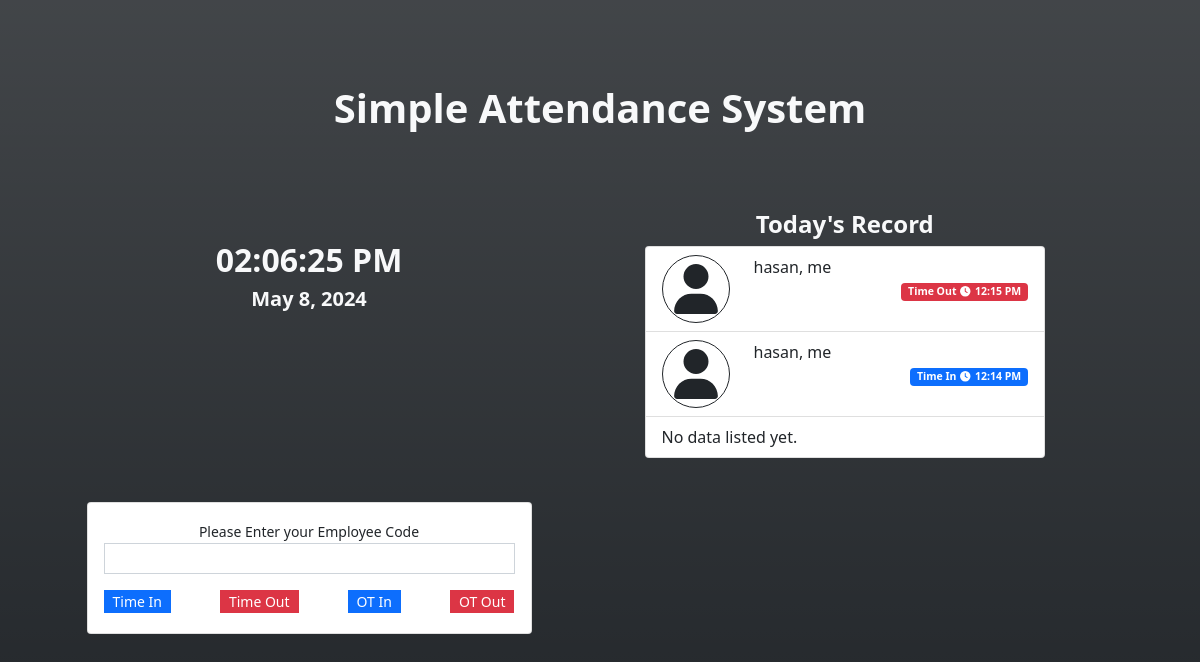
The app's page /attendance.php (signed in), older data.
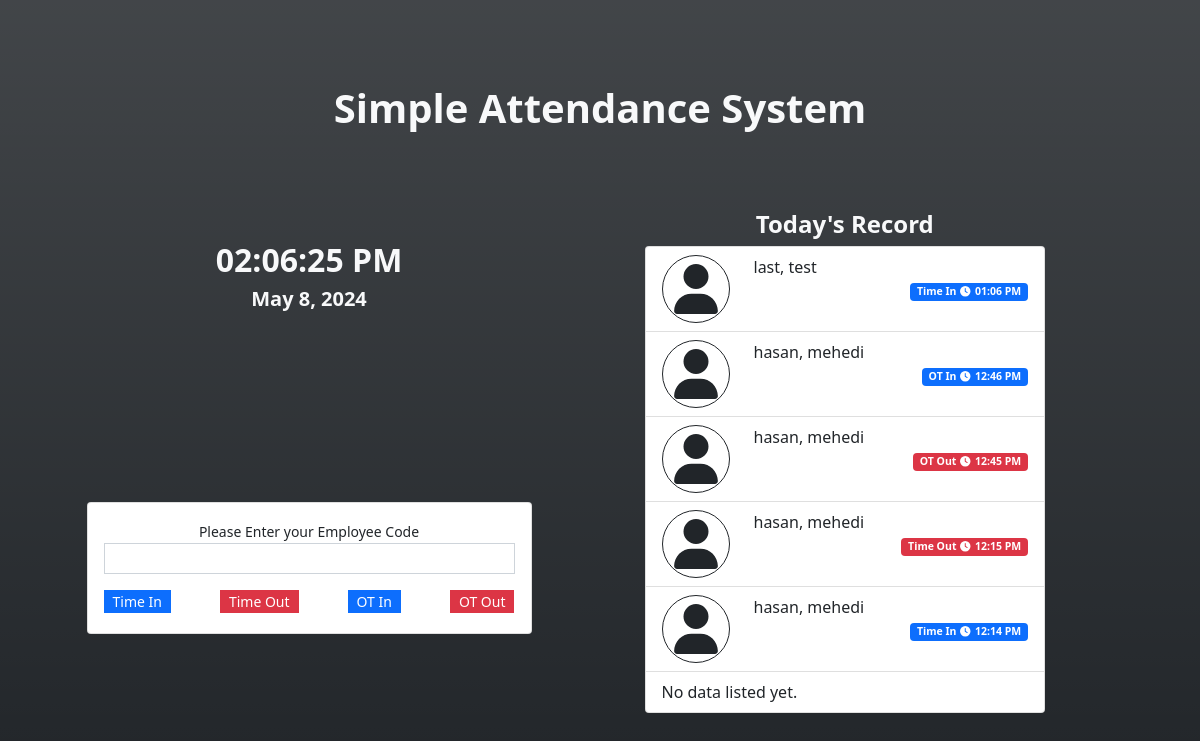
The same page, newer data.
### tables this page shows
CREATE TABLE att_type_list (
            `att_type_id` INTEGER NOT NULL PRIMARY KEY AUTOINCREMENT,
            `name` TEXT NOT NULL,
            `status` INTEGER NOT NULL DEFAULT 1,
            `date_created` TIMESTAMP DEFAULT CURRENT_TIMESTAMP
        );

CREATE TABLE attendance_list (
            `attendance_id` INTEGER NOT NULL PRIMARY KEY AUTOINCREMENT,
            `employee_id` TEXT NOT NULL,
            `att_type_id` TEXT NOT NULL,
            `date_created` TIMESTAMP DEFAULT CURRENT_TIMESTAMP,
            `date_updated` TIMESTAMP NULL,
            FOREIGN KEY(`employee_id`) REFERENCES `employee_list`(`employee_id`) ON DELETE CASCADE,
            FOREIGN KEY(`att_type_id`) REFERENCES `att_type_list`(`att_type_id`) ON DELETE CASCADE
        );

### attendance.php (the view, shortened to what the changed rows need)
<?php
require_once('DBConnection.php');
?>
<!DOCTYPE html>
<html lang="en">
<head>
    <link rel="stylesheet" href="Font-Awesome-master/css/all.min.css">
    <link rel="stylesheet" href="css/bootstrap.min.css">
    <link rel="stylesheet" href="DataTables/datatables.min.css">
</head>
<body>
    <main class="bg-dark bg-gradient text-light">
    <div class="container py-3 d-flex flex-column " id="page-container">
        <div class="w-100 h-25 d-flex  align-items-center">
            <h2 class="text-center w-100 fs-1"><b>Simple Attendance System</b></h2>
        </div>
        <div class="w-100 row flex-grow-1">
            <div class="col-md-6 d-flex flex-column align-items-center h-100">
                <div class="w-100 h-25 d-flex align-items-center">
                    <div class="w-100">
                        <h2 class="text-center"><b><span id="time_display"><?php echo date("h:i A") ?></span></b></h2>
                    </div>
                </div>
                <div class="w-100 h-75 d-flex align-items-center">
                    <div class="w-100">
                        <div class="card text-dark col-sm-10 offset-sm-1 align-middle h-auto">
                            <div class="card-body">
                                <div class="form-group d-flex justify-content-between mt-3 mb-1">
                                    <?php
                                    $qry = $conn->query("SELECT * FROM `att_type_list` order by att_type_id asc");
                                    while($row= $qry->fetchArray()):
                                        $bg = 'primary';
                                        if(in_array($row['att_type_id'],array(2,4)))
                                        $bg = 'danger';
                                    ?>
                                    <button class="att_btn btn btn-sm btn-<?php echo $bg ?> rounded-0 py-0" type="button" data-id="<?php echo $row['att_type_id'] ?>"><?php echo $row['name'] ?></button>
                                    <?php endwhile; ?>
                                </div>
                            </div>
                        </div>
                    </div>
                </div>
            </div>
            <div class="col-md-6 h-100 d-flex align-items-center">
                <div class="w-100">
                    <div class="col-sm-9 offset-sm-1">
                        <div class="overflow-auto" style="height:67vh">
                            <ul class="list-group">
                                <?php
                                $today = date("Y-m-d");
                                $att_qry = $conn->query("SELECT a.*,t.name as tname,(e.lastname || ', ' || e.firstname || ' ' || e.middlename) as `fullname` FROM `attendance_list` a inner join employee_list e on a.employee_id = e.employee_id inner join att_type_list t on a.att_type_id = t.att_type_id where date(a.date_created) = '".$today."' ORDER BY strftime('%s', a.date_created) desc");
                                while($row = $att_qry->fetchArray()):
                                    $bg = "primary";
                                    if(in_array($row['att_type_id'],array(2,4)))
                                    $bg = "danger";
                                ?>
                                <li class="list-group-item att-item" data-id="<?php echo $row['attendance_id'] ?>">
                                <div class="row row-cols-2">
                                    <div class="col-auto d-flex align-items-center"><span class="fa border border-dark p-2 fa-user rounded-circle" style="width:50px !important;height:50px !important" ></span></div>
                                    <div class="col-auto flex-grow-1 d-flex flex-column">
                                        <div class="w-100">
                                            <?php echo $row['fullname'] ?>
                                        </div>
                                        <div class='w-100 d-flex justify-content-end'>
                                            <small><span class="badge bg-<?php echo $bg ?>"><?php echo $row['tname'] ?><i class="fa fa-clock mx-1"></i><?php echo date("h:i A",strtotime($row['date_created'])) ?></span></small>
                                        </div>
                                    </div>
                                </div>
                                </li>
                                <?php endwhile; ?>
                            </ul>
                        </div>
                    </div>
                </div>
            </div>
        </div>
    </div>
    </main>
</body>
</html>

Row changes from the older to the newer data that the page shows:
added attendance_list: fullname "last, test", att_type.name "Time In", date_created "01:06 PM"
added attendance_list: fullname "hasan, mehedi", att_type.name "OT In", date_created "12:46 PM"
added attendance_list: fullname "hasan, mehedi", att_type.name "OT Out", date_created "12:45 PM"
computed for attendance_list "12:15 PM": fullname "hasan, me" → "hasan, mehedi"
computed for attendance_list "12:14 PM": fullname "hasan, me" → "hasan, mehedi"
